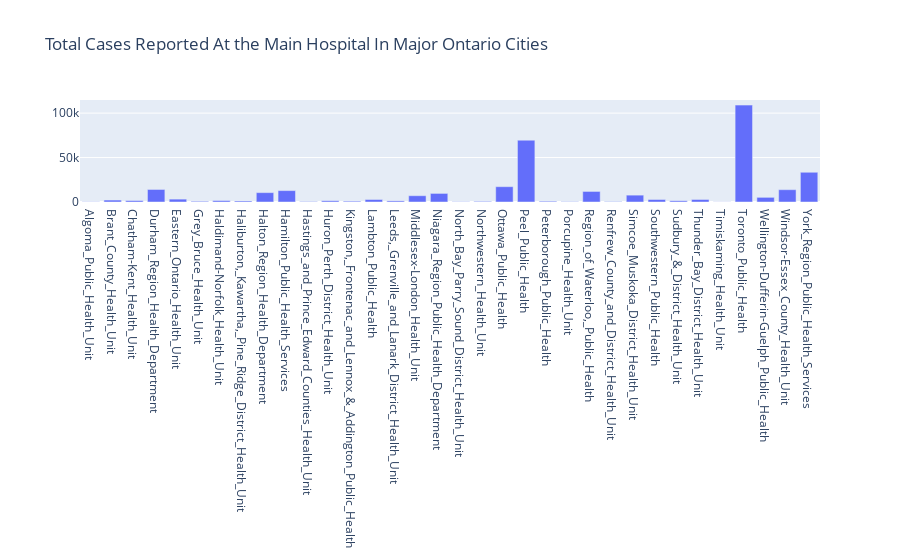

Notebook cell for this chart:
### Code cell
# Monthly pattern change pattern change in ICU 
x = []
y = []
for i in total_sum.keys():
    x.append(i)
for i in  total_sum.values():
    y.append(i)
fig = dict({
    "data": [{"type": "bar",
              "x": x,
              "y": y}],
    "layout" : {"title": {"text": "Total Cases Reported At the Main Hospital In Major Ontario Cities"}}
})
pio.show(fig)

### Figure 1 — Plotly figure (JSON) as saved in the notebook; plotly's stock layout.template omitted (floating-point values rounded to 4 significant figures)
{"data": [{"type": "bar", "x": ["Algoma_Public_Health_Unit", "Brant_County_Health_Unit", "Chatham-Kent_Health_Unit", "Durham_Region_Health_Department", "Eastern_Ontario_Health_Unit", "Grey_Bruce_Health_Unit", "Haldimand-Norfolk_Health_Unit", "Haliburton,_Kawartha,_Pine_Ridge_District_Health_Unit", "Halton_Region_Health_Department", "Hamilton_Public_Health_Services", "Hastings_and_Prince_Edward_Counties_Health_Unit", "Huron_Perth_District_Health_Unit", "Kingston,_Frontenac_and_Lennox_&_Addington_Public_Health", "Lambton_Public_Health", "Leeds,_Grenville_and_Lanark_District_Health_Unit", "Middlesex-London_Health_Unit", "Niagara_Region_Public_Health_Department", "North_Bay_Parry_Sound_District_Health_Unit", "Northwestern_Health_Unit", "Ottawa_Public_Health", "Peel_Public_Health", "Peterborough_Public_Health", "Porcupine_Health_Unit", "Region_of_Waterloo,_Public_Health", "Renfrew_County_and_District_Health_Unit", "Simcoe_Muskoka_District_Health_Unit", "Southwestern_Public_Health", "Sudbury_&_District_Health_Unit", "Thunder_Bay_District_Health_Unit", "Timiskaming_Health_Unit", "Toronto_Public_Health", "Wellington-Dufferin-Guelph_Public_Health", "Windsor-Essex_County_Health_Unit", "York_Region_Public_Health_Services"], "y": [228, 2182, 1604, 14109, 3230, 783, 1599, 1132, 10543, 12822, 486, 1432, 898, 2822, 1244, 7073, 9659, 288, 678, 17233, 69538, 857, 351, 11878, 432, 7713, 2822, 1410, 2840, 125, 109006, 5241, 13849, 33460]}], "layout": {"title": {"text": "Total Cases Reported At the Main Hospital In Major Ontario Cities"}}}
